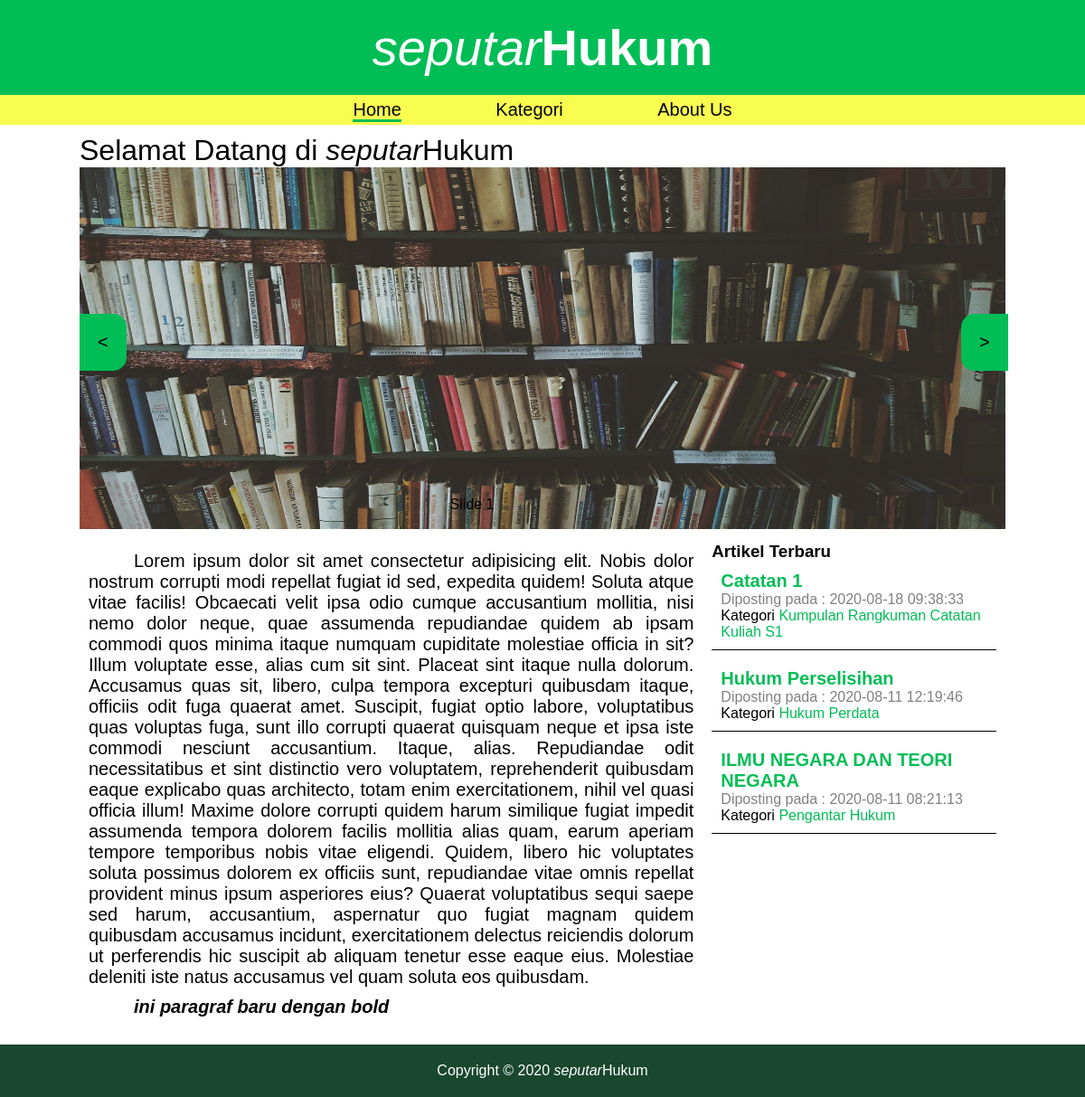
The page /home on the database its author committed.
### tables this page shows
CREATE TABLE `informasi` (
  `id_informasi` int(11) NOT NULL,
  `isi` text NOT NULL,
  `tgl_dibuat` timestamp NOT NULL DEFAULT current_timestamp()
);

CREATE TABLE `artikel` (
  `id_artikel` int(11) NOT NULL,
  `judul` varchar(255) NOT NULL,
  `id_kategori` int(11) NOT NULL,
  `deskripsi` varchar(255) NOT NULL,
  `isi` mediumtext NOT NULL,
  `tgl_dibuat` datetime NOT NULL DEFAULT current_timestamp()
);

CREATE TABLE `kategori` (
  `id_kategori` int(11) NOT NULL,
  `kategori` varchar(255) NOT NULL,
  `deskripsi` varchar(255) NOT NULL
);

### home.php (the view, shortened to what this page needs)
<div class="container">
    <h1 style="font-weight:normal;">Selamat Datang di <i>seputar</i>Hukum</h1>
    <div id="slider">
        <div class="box">
            <img src="<?= BASE_URL.'assets/images/rak.jpg' ?>">
        </div>
        <button class="prev" onclick="prevSlide()"><</button>
        <button class="next" onclick="nextSlide()">></button>
        <p class="slider-desc">Slide 1</p>
    </div>
    <?php
        $statementInformasi = $conn->prepare("SELECT * FROM informasi");
        $statementInformasi->execute();
        $result = $statementInformasi->fetch(PDO::FETCH_ASSOC);
    ?>
    <div class="frame-home">
        <div class="kiri">
            <p><?= $result['isi'] ?></p>
        </div>
        <div class="kanan">
            <h3>Artikel Terbaru</h3>
            <?php
                $statement = $conn->prepare("SELECT *FROM artikel ORDER BY tgl_dibuat DESC LIMIT 3");
                $statement->execute();
                $result = $statement->fetchAll(PDO::FETCH_ASSOC);
                if(count($result) == 0){
                    echo "Tidak ada artikel terbaru";
                }else{
                    foreach($result as $row){
                        $statementKategori = $conn->prepare("SELECT kategori FROM kategori WHERE id_kategori = '$row[id_kategori]'");
                        $statementKategori->execute();
                        $kategori = $statementKategori->fetch();
                        echo "<ul class='list-artikel-terbaru'>
                                <li><a href='".BASE_URL."artikel/$row[id_artikel]/$row[judul]' class='list-judul'>$row[judul]</a></i>
                                <li>Diposting pada : $row[tgl_dibuat]</li>
                                <li>Kategori <a href='".BASE_URL."list_artikel/$row[id_kategori]/$kategori[kategori]'>$kategori[kategori]</a></i>
                            </ul>";
                    }
                }
            ?>
        </div>
    </div>
</div>

### assets/css/style.css (style rules this page uses)
* { font-family: 'Chaparral Pro',sans-serif; margin: 0px; padding: 0px; }
.container { max-width: 1024px; margin: 10px auto; }
.frame-home { display: grid; grid-template-columns: 2fr 1fr; padding: 10px; }
.frame-home .kiri { text-align: justify; word-break: break-word; }
.frame-home .kiri p { font-size: 20px; text-indent: 50px; margin-bottom: 10px; }
.frame-home .kanan { margin-left:20px ; }
.frame-home .kanan .list-artikel-terbaru { list-style: none; border-bottom: solid 1px #000000; margin-bottom: 10px; padding: 10px; }
.frame-home .kanan .list-artikel-terbaru li:nth-child(2) { color: gray; }
.frame-home .kanan .list-artikel-terbaru li:nth-child(3) a { text-decoration: none; color: #00BD56; }
.frame-home .kanan .list-artikel-terbaru .list-judul { font-weight: bold; color: #00BD56; font-size: 20px; text-decoration: none; }
#slider { position: relative; width: 1024px; }
#slider img { width: 100%; height: 400px; }
#slider button { position: absolute; padding: 20px; top:40%; font-size: 20px; border: none; background: #00BD56; cursor: pointer; }
#slider .next { margin-left: 975px; border-radius: 15px 0px 0px 15px; }
#slider .prev { border-radius: 0px 15px 15px 0px; }
#slider p { position: absolute; top: 90%; left: 40%; }

### rows shown on the page
informasi: isi "Lorem ipsum dolor sit amet consectetur adipisicing elit. Nobis dolor nostrum corrupti modi repellat fugiat id sed, expedita quidem! Soluta atque vitae facilis! Obcaecati velit ipsa odio cumque accusantium mollitia, nisi nemo dolor neque, quae assumenda repudiandae quidem ab ipsam commodi quos minima itaque numquam cupiditate molestiae officia in sit? Illum voluptate esse, alias cum sit sint. Placeat sint itaque nulla dolorum. Accusamus quas sit, libero, culpa tempora excepturi quibusdam itaque, officiis odit fuga quaerat amet. Suscipit, fugiat optio labore, voluptatibus quas voluptas fuga, sunt illo corrupti quaerat quisquam neque et ipsa iste commodi nesciunt accusantium. Itaque, alias.…"
artikel: judul "Catatan 1", tgl_dibuat "2020-08-18 09:38:33", id_kategori.kategori "Kumpulan Rangkuman Catatan Kuliah S1"
artikel: judul "Hukum Perselisihan", tgl_dibuat "2020-08-11 12:19:46", id_kategori.kategori "Hukum Perdata"
artikel: judul "ILMU NEGARA DAN TEORI NEGARA", tgl_dibuat "2020-08-11 08:21:13", id_kategori.kategori "Pengantar Hukum"
